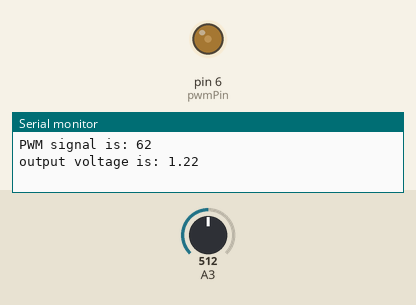
Bench run of a sketch on a simulated Arduino Uno, built with avr-gcc and run on an emulated ATmega328P. Parts: output pins drawn as LEDs (lit = HIGH), the last lines printed to the serial monitor. The inputs (shaded band) are chosen by the test bench; at power-on: A3 = 512.

Above: at 1.2 s.
1.3 s: A3 set to 716
At 2.2 s:
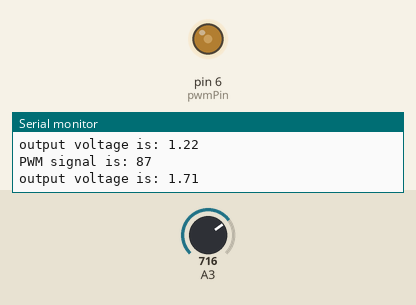
2.8 s: A3 set to 0
At 3.5 s:
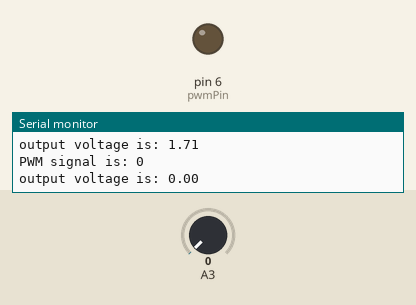
4.3 s: A3 set to 7
5.8 s: A3 set to 10
At 7.2 s:
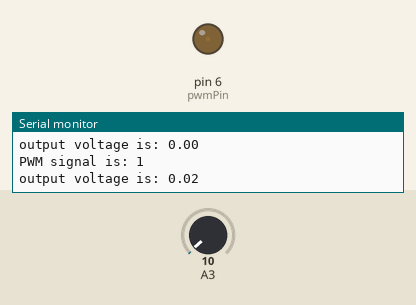
Timing chart, 0 to 8.3 s (numbered marks = the images above; inputs shaded):
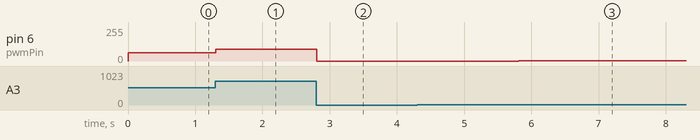

The sketch:

ReadPoToPWM_A.ino
```cpp
/*
ReadPoToPWM_A --  reads an analog input on pin Ax, converts it to voltage,
		and prints the result to the serial monitor if changed; sends scaled PWM
		to digital pin. Attach the center pin of a potentiometer to pin A4, and
                the outside pins to +3.3 or 5V and ground.
		Uses: constant var, static, PWM output using analogWrite
 */

const int pwmPin=6;   // connect to LED or other thing you want to control
 // int wasSensor = 0;    //  var to track if input has changed

// the setup code runs once at power up, starting ser. mon. and when you press reset:
void setup()
{
  // initialize serial communication at 9600 bits per second:
  Serial.begin(9600);  // for printout of values
  //  pinMode(6, OUTPUT);  don't need if using analOut as below
  //  pinMode(7, OUTPUT);
  //  digitalWrite(7, HIGH);  // ~ 5v source, used to compare to full output voltage
}

//  loop runs code over and over:
void loop()
{
  static int wasSensor = 0;  // init loc var to 0, just once; then I only print v. if it changes
  // read the input on analog pin:
  int sensorValue = analogRead(A3);

  // Convert the analog reading (from 0 - 675 for 3.3v, -1023 for 5.0) to a voltage:
  float potvolt = sensorValue * (5.0 / 1023.0);  // actual voltage pot is sending, not used now

  int pwmValue=map(sensorValue, 0, 1023, 0, 125);  // define new loc variable
            //  and map sensor input range to analogWrite range of 0-255

    // write the pwm intensity value to an LED or something
  analogWrite(pwmPin, pwmValue);  // sends a value 0-255 to that digital (PWM capable) pin
  float outVolt = (5.0 * pwmValue / 255);  // actual analog voltage output as PWM

  if (sensorValue != wasSensor)  // only print if changed
    {
    Serial.print("PWM signal is: ");
    Serial.println(pwmValue);
    Serial.print("output voltage is: ");
    Serial.println(outVolt);
    Serial.println();
    wasSensor=sensorValue;      // store for next loop

     }  //  end if
  delay(100);
}
```

Measured:
- after the input at 1.3 s, pin 6 (pwmPin): 62/255 → 87/255 at once
- after the input at 2.8 s, pin 6 (pwmPin): 87/255 → 0/255 at once
- after the input at 5.8 s, pin 6 (pwmPin): 0/255 → 1/255 at once
